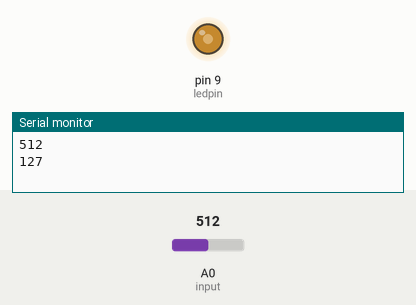
This sketch was run on a simulated Arduino Uno, built with avr-gcc and run on an emulated ATmega328P. On the bench: output pins drawn as LEDs (lit = HIGH), the last lines printed to the serial monitor. The inputs (shaded band) are chosen by the test bench; at power-on: A0 (input) = 512.

Above: at 1.8 s.
1.9 s: A0 (input) set to 716
At 2.9 s:
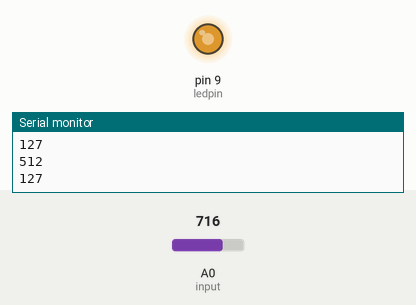
3.5 s: A0 (input) set to 900
At 4.4 s:
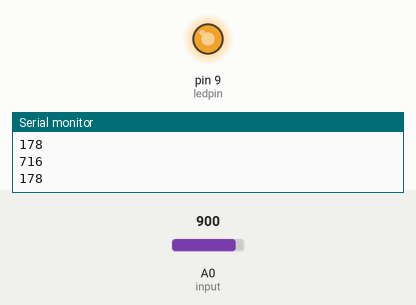
5.5 s: A0 (input) set to 122
At 7.2 s:
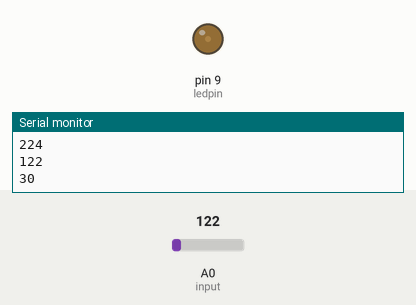
7.5 s: A0 (input) set to 0
At 8.7 s:
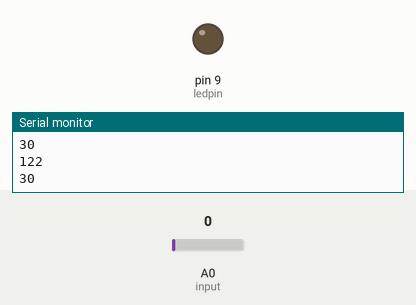
9.5 s: A0 (input) set to 511
At 10.3 s:
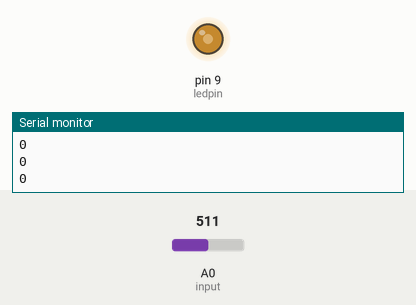
Timing chart, 0 to 12.5 s (numbered marks = the images above; inputs shaded):
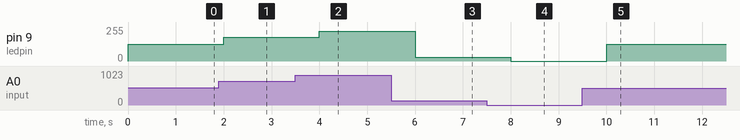

Measured:
- after the input at 1.9 s, pin 9 (ledpin): 127/255 → 178/255 after 0.10 s
- after the input at 3.5 s, pin 9 (ledpin): 178/255 → 224/255 after 0.50 s
- after the input at 5.5 s, pin 9 (ledpin): 224/255 → 30/255 after 0.50 s
- after the input at 7.5 s, pin 9 (ledpin): 30/255 → 0/255 after 0.50 s
- after the input at 9.5 s, pin 9 (ledpin): 0/255 → 127/255 after 0.51 s

The sketch:

poten.ino
```cpp
int ledpin=9;
int input=0;
void setup() {
pinMode(ledpin,OUTPUT);
pinMode(ledpin,INPUT);
Serial.begin(9600);
}

void loop() {
int sensedvalue=analogRead(input);
int convertedvalue=map(sensedvalue,0,1023,0,255);
analogWrite(ledpin,convertedvalue);
delay(1000);
Serial.println(sensedvalue);
Serial.println(convertedvalue);
}
```
